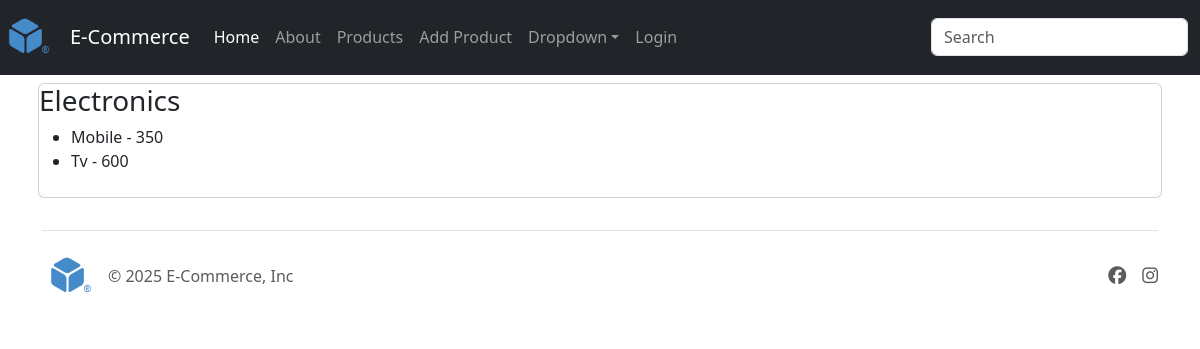
Before: /cats/ with the older database file.
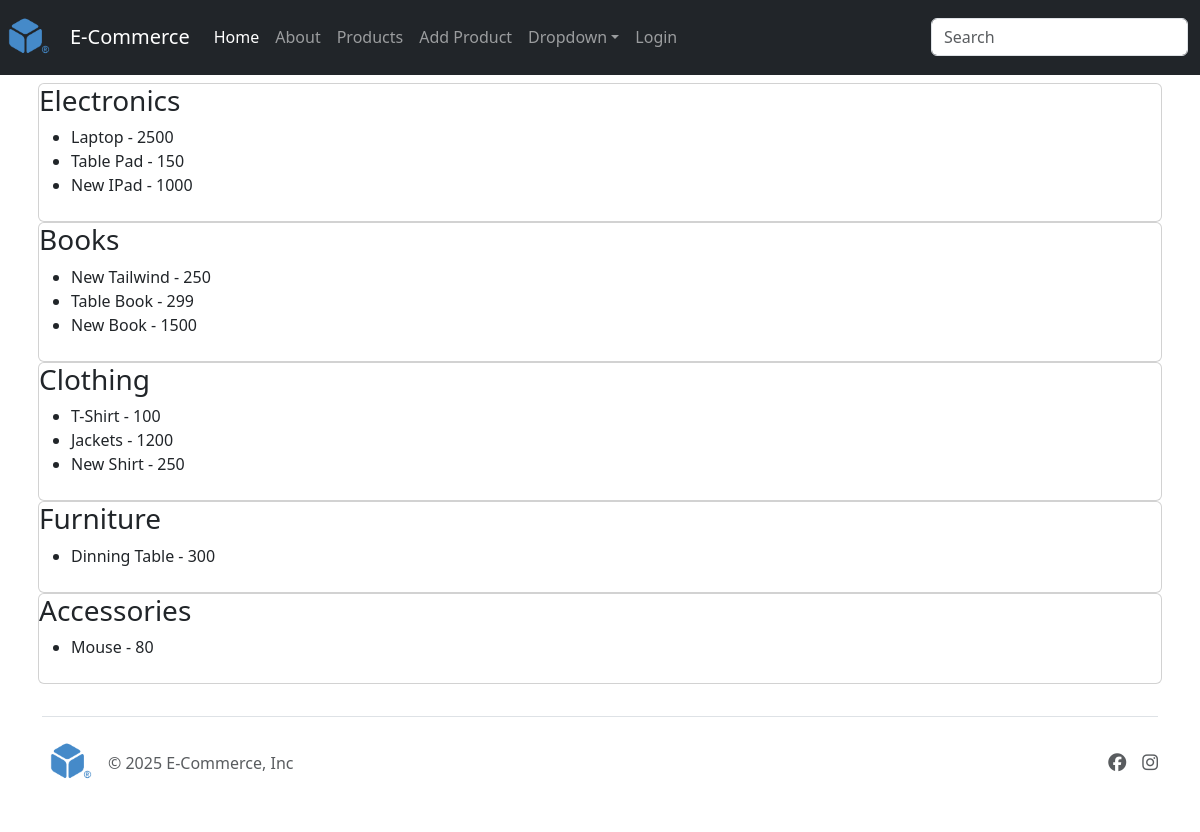
After: the same page with the newer database file.
### store/models.py (models this page shows, shortened)
class Category(models.Model): # my_category
    name = models.CharField(max_length=200, unique=True)
    description = models.TextField(null=True, blank=True)
    icon = models.CharField(max_length=100, null=True, blank=True)
    created_at = models.DateField(auto_now_add=True)
    class Meta:
        verbose_name_plural = "Categories"

class Product(models.Model):
    category = models.ForeignKey(Category, on_delete=models.CASCADE, related_name="products")
    name = models.CharField(max_length=200)
    description = models.TextField(null=True, blank=True)
    pub_date = models.DateField(null=True, blank=True)
    price = models.PositiveIntegerField() # 1000
    discount = models.DecimalField(max_digits=5, decimal_places=2, help_text="Discount Percentage i.e.", default=0) # 10%
    featured = models.BooleanField(default=0)
    image = models.ImageField(default="default.png",upload_to="images/product_images", null=True, blank=True)
    created_at = models.DateField(auto_now_add=True, null=True)
    branch = models.ManyToManyField(Branch)
    class Meta:
        verbose_name = 'Our Products'
        verbose_name_plural = 'Our Products'

### store/views.py (the view)
# urls.py: path("cats/", views.cats, name="cats" ),
def cats(request):
    cats = Category.objects.all()
    context ={
        'cats' :cats,
        'page_title' : 'Home'
    }
    return render(request, 'store/cats.html', context)

### templates/store/cats.html (shortened to what this page needs)
{% extends 'layout/base.html' %}
{% block content %}
<div class="container p-2">
    {% for cat in cats %}
    <div class="card">
        <div class="card-title">
           <h3>{{cat.name}}</h3>
           <ul>
            {% for item in cat.products.all %}
            <li>{{item.name}} - {{item.price}}</li>
            {% endfor %}
           </ul>
        </div>
    </div>
    {% endfor %}
</div>
{% endblock %}

Changed rows visible on the page:
removed Product: name "Mobile", price "350", shown under Category "Electronics"
removed Product: name "Tv", price "600", shown under Category "Electronics"
added Product: name "Laptop", price "2500", shown under Category "Electronics"
added Product: name "Table Pad", price "150", shown under Category "Electronics"
added Product: name "New IPad", price "1000", shown under Category "Electronics"
added Category: name "Books"
added Product: name "New Tailwind", price "250", shown under "Books"
added Product: name "Table Book", price "299", shown under "Books"
added Product: name "New Book", price "1500", shown under "Books"
added Category: name "Clothing"
added Product: name "T-Shirt", price "100", shown under "Clothing"
added Product: name "Jackets", price "1200", shown under "Clothing"
added Product: name "New Shirt", price "250", shown under "Clothing"
added Category: name "Furniture"
added Product: name "Dinning Table", price "300", shown under "Furniture"
added Category: name "Accessories"
added Product: name "Mouse", price "80", shown under "Accessories"
